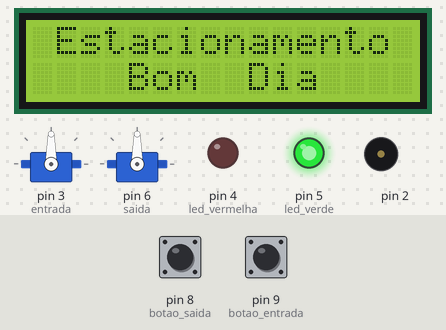
A sketch run on a simulated Arduino Uno, built with avr-gcc and run on an emulated ATmega328P. Shown: 16×2 character LCD, 2 × servo, output pins drawn as LEDs (lit = HIGH), buzzer (waves = sounding). Inputs (shaded band) come from the test bench; at power-on: pin 8 (botao_saida) HIGH, pin 9 (botao_entrada) HIGH.

Above: at 1.2 s.
1.3 s: pin 8 (botao_saida) pulled LOW for 0.15 s
At 2.9 s:
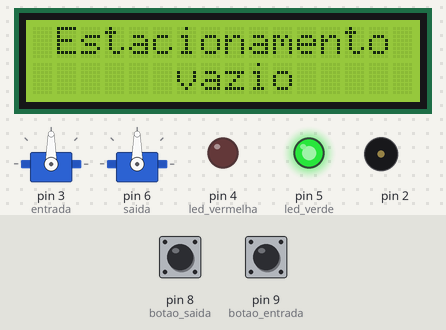
4.4 s: pin 9 (botao_entrada) pulled LOW for 1 s
At 5.8 s:
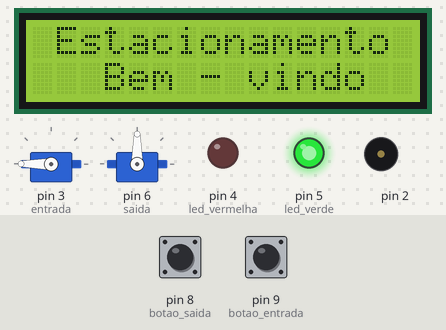
8.1 s: pin 8 (botao_saida) pulled LOW for 3.2 s
At 11.7 s:
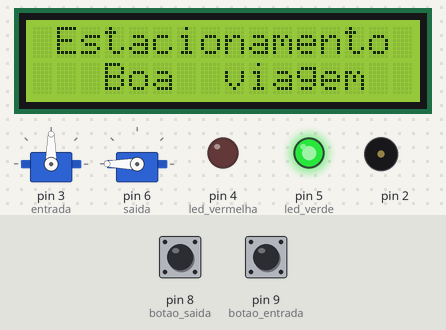
13.5 s: pin 9 (botao_entrada) pulled LOW for 3.2 s
At 17.31 s:
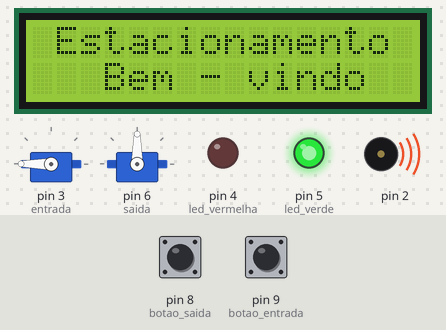
Timing chart, 0 to 19.2 s (numbered marks = the images above; inputs shaded):
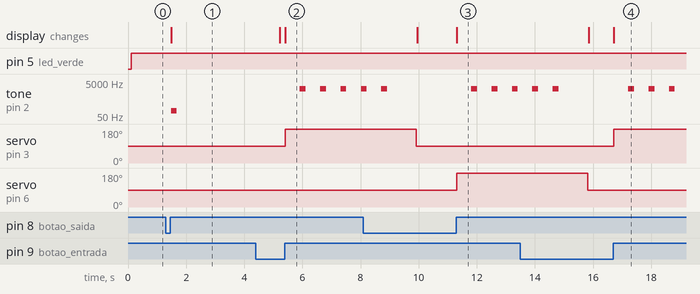

Measured:
- after the input at 1.3 s, tone on pin 2: silent → 100 Hz after 0.18 s, → silent 0.20 s later; the display: changes after 0.18 s (image 1)
- after the input at 4.4 s, tone on pin 2: alternates 2000 Hz for 0.20 s and silent for 0.50 s, starting after 1.5 s; servo on pin 3 (entrada): 90° → 180° after 1.0 s; the display: first differs from a run without the input after 1.0 s (image 2)
- after the input at 8.1 s, servo on pin 6 (saida): 90° → 180° after 3.2 s; the display: first differs from a run without the input after 3.2 s (image 3)
- after the input at 13.5 s, servo on pin 3 (entrada): 90° → 180° after 3.2 s; the display: first differs from a run without the input after 3.2 s (image 4)

The sketch:

neat_blad1.ino
```cpp
#include <Servo.h>
#include <Adafruit_LiquidCrystal.h>
#define led_vermelha 4
#define led_verde 5
#define botao_entrada 9
#define botao_saida 8
int carros = 0;
int sensorState = 0;
Adafruit_LiquidCrystal lcd_1(0);
Servo entrada;
Servo saida;
bool alteracoes=true;
int pos_entrada = 90;
int pos_saida = 90;

void setup()
{
    lcd_1.begin(16, 2);
    pinMode(led_vermelha, OUTPUT);
    pinMode(led_verde, OUTPUT);
    pinMode(botao_saida, INPUT_PULLUP);
	pinMode(botao_entrada, INPUT_PULLUP);
  	lcd_1.setBacklight(0);
  	entrada.attach(3);
  	saida.attach(6);
    entrada.write(pos_entrada);
  	saida.write(pos_saida);

}

void loop()
{
  	bool estado_botao_entrada = digitalRead(botao_entrada);
  	bool estado_botao_saida = digitalRead(botao_saida);
  	if (alteracoes == true) {
  		lcd_1.setBacklight(1);
  		lcd_1.setCursor(0, 0);
    	lcd_1.print(" Estacionamento ");
    	lcd_1.setCursor(0, 1);
    	lcd_1.print("    Bom  Dia    ");
    	alteracoes=false;
  	}

  	if (estado_botao_entrada == LOW){
    	while(digitalRead(botao_entrada) == LOW){}
      	if (carros<5){
        	pos_entrada=180;
      		entrada.write(pos_entrada);
      		lcd_1.setBacklight(1);
      		lcd_1.setCursor(0, 1);
        	lcd_1.print("   Bem - vindo   ");
          	for(int i=0;i<5;i++){
             	delay(500);
  	  			tone(2,2000);
  	  			delay(200);
  	  			noTone(2);
            }
        	delay(1000);
        	pos_entrada=90;
      		entrada.write(pos_entrada);
        	carros++;
        } else {
          	lcd_1.setBacklight(1);
      		lcd_1.setCursor(0, 0);
        	lcd_1.print(" Estacionamento ");
          	lcd_1.setCursor(0, 1);
          	lcd_1.print("      cheio     ");
        	tone(2,100);
  	  		delay(100);
  	  		noTone(2);
        	delay(3500);
        }
    	alteracoes=true;

  	}
  	if (estado_botao_saida == LOW){
    	while(digitalRead(botao_saida) == LOW){}
      	if (carros>0){
        	pos_saida=180;
      		saida.write(pos_saida);
      		lcd_1.setBacklight(1);
      		lcd_1.setCursor(0, 1);
        	lcd_1.print("   Boa  viagem   ");
          	for(int i=0;i<5;i++){
             	delay(500);
  	  			tone(2,2000);
  	  			delay(200);
  	  			noTone(2);
            }
        	delay(1000);
        	pos_saida=90;
      		saida.write(pos_saida);
        	carros--;
        } else {
          	lcd_1.setBacklight(1);
      		lcd_1.setCursor(0, 0);
        	lcd_1.print(" Estacionamento ");
          	lcd_1.setCursor(0, 1);
          	lcd_1.print("      vazio     ");
  	  		tone(2,100);
  	  		delay(200);
  	  		noTone(2);
        	delay(3500);
        }
    	alteracoes=true;

  	}
    delay(10);
  	if (carros<5){
    	digitalWrite(led_vermelha, LOW);
        digitalWrite(led_verde, HIGH);
    } else {
      	digitalWrite(led_vermelha, HIGH);
        digitalWrite(led_verde, LOW);
    }
}
```
